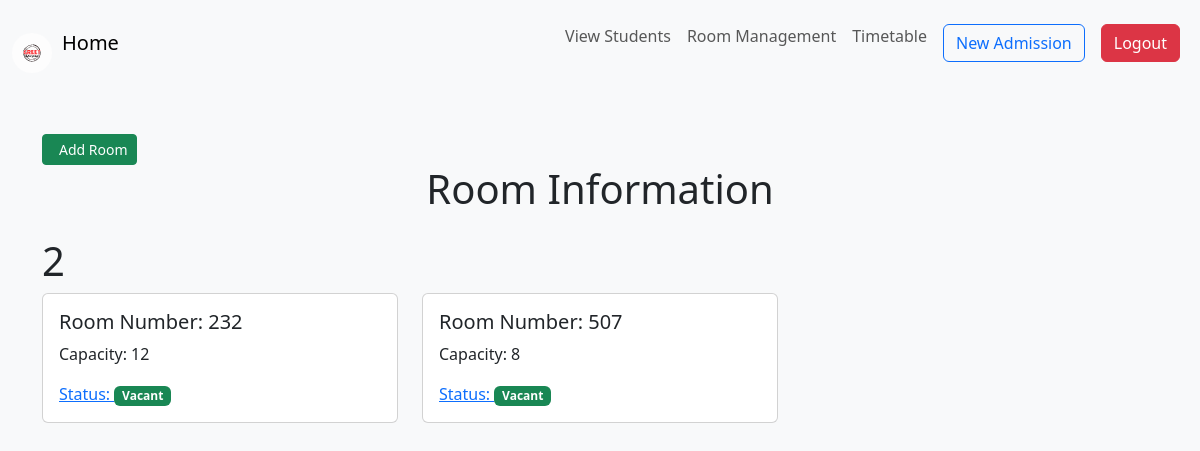
Screenshot of /hoste/ (signed in) with the database file from the repository.
### hostel/models.py (models this page shows, shortened)
class Room(models.Model):
    room_number = models.IntegerField(primary_key=True)  # Set as primary key
    capacity = models.IntegerField()  # Capacity of the room
    occupied = models.BooleanField(default=False)  # Boolean to check if occupied

### hostel/views.py (the view)
# urls.py: path('',views.index,name='index'),
def index(request):
    rooms = Room.objects.all()
    roomcount = rooms.count()
    context = {'rooms': rooms,'roomcount':roomcount}
    return render(request, 'hostel/index.html', context)

### hostel/templates/hostel/index.html (shortened to what this page needs)
{% extends 'base.html' %}
{% block content %}
    <div class="container mt-5">
        <a href="{% url 'hostel:addroom' %}" class="btn btn-success btn-sm d-inline-flex align-items-center" data-bs-toggle="tooltip" data-bs-placement="top" title="Add a new room">
             Add Room
        </a>
        <h1 class="text-center mb-4">Room Information</h1>
        <h1>{{roomcount}}</h1>
        <div class="row">
            {% for room in rooms %}
                <div class="col-md-4 mb-4">
                    <div class="card">
                        <div class="card-body">
                            <h5 class="card-title">Room Number: {{ room.room_number }}</h5>
                            <p class="card-text">Capacity: {{ room.capacity }}</p>
                            <a href="{%url 'hostel:allocations' room.room_number%}">
                            <p class="card-text">
                                Status:
                                {% if room.occupied == True %}
                                    <span class="badge bg-danger">Full</span>
                                {% else %}
                                    <span class="badge bg-success">Vacant</span>
                                {% endif %}
                            </p>
                        </a>
                        </div>
                    </div>
                </div>
            {% endfor %}
        </div>
    </div>
{% endblock content %}

### templates/base.html (style rules this page uses)
:root { --bg-color: #f8f9fa; --text-color: #212529; }
body { background-color: var(--bg-color); color: var(--text-color); transition: background-color 0.3s, color 0.3s; }

### rows the page displays
Room: room_number "232", capacity "12", occupied "Vacant"
Room: room_number "507", capacity "8", occupied "Vacant"

### other values shown
{{ roomcount }} "2"
